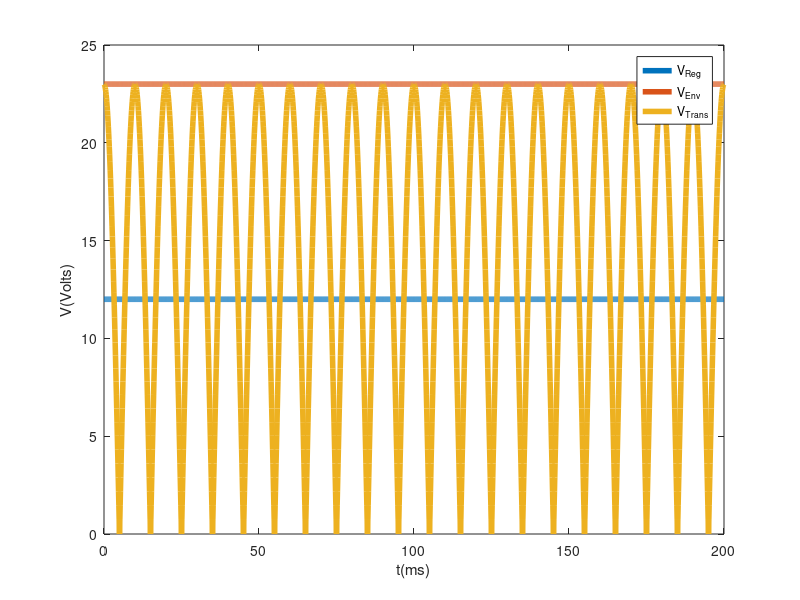
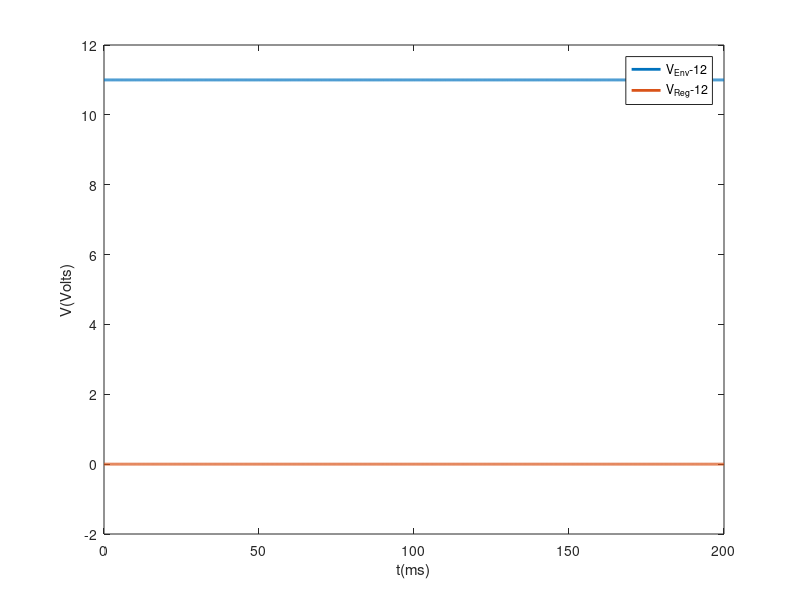

The MATLAB script that drew these images, in order:
format long;

R1 = 120000;
C = 0.007;
n = 10; %razao de espiras no transformador
eta = 1; %constante do material - usada na formula dos diodos
freq = 50;
I_s = 1e-14; %constante para calcular a tensao nos diodos
num_diodos = 22; %numero de diodos
Vs = 230; %tensao inicial no source
Vt = 0.025; %constante para o calculo da corrente nos díodos, thermal voltage
w = 2*pi*freq;

T = 1/(2*freq);
t_off = (1/4)*T;

R2 = 678100;

for i = 1:20
  func = (Vs/n)*C*w*sin(w*t_off) - (1/R1)*(Vs/n)*cos(w*t_off) - I_s*(exp(12/(eta*Vt*num_diodos))-1);
  dfunc = (Vs/n)*C*(w^2)*cos(w*t_off)+(1/R1)*(Vs/n)*w*sin(w*t_off);
  t_off = t_off - (func/dfunc);
endfor

t_on = (3/4)*T;

Req = 1/((1/R1)+(1/R2)); 



for i = 1:20
  func = (Vs/n)*cos(w*t_on)+(Vs/n)*cos(w*t_off)*exp(-(1/(Req*C))*(t_on-t_off));
  dfunc = -w*(Vs/n)*sin(w*t_on)-(Vs/n)*cos(w*t_off)*(1/(Req*C))*exp(-(1/(Req*C))*(t_on-t_off));
  t_on = t_on - (func/dfunc);
endfor

t = 0:(1e-4):0.2;

l = length(t);

v0envelope = ones(1,l);

for i = 1:l
  if t(i)<=t_off
    v0envelope(i) = abs((230/n)*cos(w*t(i)));
  else
    if t(i)<=t_on
      v0envelope(i) = (230/n)*abs(cos(w*t_off))*exp(-(1/(Req*C))*(t(i)-t_off));
    else
      t_off = t_off + T;
      t_on = t_on + T;
      if t(i)<=t_off
        v0envelope(i) = abs((230/n)*cos(w*t(i)));
      else
        if t(i)<=t_on
          v0envelope(i) = (230/n)*abs(cos(w*t_off))*exp(-(1/(Req*C))*(t(i)-t_off));
        endif
      endif
    endif
  endif    
endfor



v0envelope_dc = mean(v0envelope);
ripple_v0envelope = max(v0envelope) - min(v0envelope)
v0envelope_centro = (ripple_v0envelope/2) + min(v0envelope); 

rd = (eta*Vt)/(I_s*exp((12/num_diodos)/(eta*Vt)));
v0regulator_ac = ((num_diodos*rd)/(num_diodos*rd + R2))*(v0envelope - v0envelope_dc);

if v0envelope_centro >= 12
    v0regulator_dc = 12;
else
    v0regulator_dc = v0envelope_centro; 
endif

v0regulator = v0regulator_ac + v0regulator_dc;

aux2 = v0regulator - 12;
average = mean(aux2);
DCregulator = mean (v0regulator)
ripple = max(v0regulator) - min(v0regulator);

Cost = (R1+R2)/1000 + C*(10^6) + 0.1*(num_diodos + 4);
Merit = 1/(Cost*(ripple+abs(average) + 10^(-6)))

aux=abs((230/n)*cos(w*t));

f1=figure();
plot(t*1000,v0regulator,"linewidth",4,";V_{Reg};")
hold on
plot(t*1000,v0envelope,"linewidth",4,";V_{Env};")
hold on
plot(t*1000,aux,"linewidth",4,";V_{Trans};")
xlabel("t(ms)");
ylabel("V(Volts)");
legend('Location','northeast');
print(f1,"graph1.eps","-depsc");

f2=figure();
plot(t*1000,v0envelope -12,"linewidth",2,";V_{Env}-12;")
hold on
plot(t*1000,v0regulator -12,"linewidth",2,";V_{Reg}-12;")
xlabel("t(ms)");
ylabel("V(Volts)");
legend('Location','northeast');
print(f2,"graph2.eps","-depsc");

printf("Envelope_TAB\n");
printf("Ripple Envelope = %e V\n",ripple_v0envelope);
printf("Average Envelope = %e V\n",v0envelope_dc);
printf("Envelope_END\n");

printf("Regulator_TAB\n");
printf("Ripple Regulator = %e V\n",ripple);
printf("Average Regulator = %e V\n",DCregulator);
printf("Regulator_END\n");

